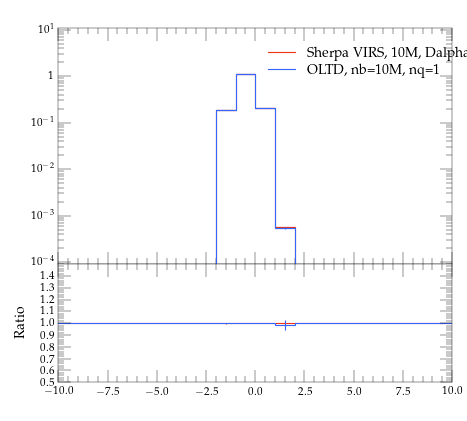

Write the Python code that produced this figure.
#! /usr/bin/env python

# This Python script was auto-generated using YODA v2.0.0.
# Analysis object: /evtb/cutEg_t_y
# Timestamp: 16-04-2024 (10:05:22)

import matplotlib as mpl
import matplotlib.pyplot as plt
mpl.use('Agg') # comment out for interactive use
import os
import numpy as np

plotDir = os.path.split(os.path.realpath(__file__))[0]
if 'YODA_USER_PLOT_PATH' in globals():
    plot_outdir = globals()['YODA_USER_PLOT_PATH']
else:
    plot_outdir = plotDir

#plot style
plt.style.use(os.path.join(plotDir, '../default.mplstyle'))
# plot metadata
figW, figH = plt.rcParams['figure.figsize']
ax_xLabel = r''
ax_yLabel = r''
ax_title  = r''
ax_xScale = 'linear'
ax_yScale = 'log'
xLims = (-10.0, 10.0)
yLims = (9e-05, 11.0)

# TeX-friendly labels for the legend
labels = [ r"Sherpa VIRS, 10M, Dalpha=0.01", r"OLTD, nb=10M, nq=1" ]

# Create figure and axis objects
fig, (ax, ratio0_ax) = plt.subplots(2, 1, sharex=True,
                  figsize=(figW,figH), gridspec_kw={'height_ratios': (2, 1)})
ratio0_ax.yaxis.set_major_locator(mpl.ticker.MultipleLocator(0.1))
ratio0_ax.set_ylim(0.5, 1.4999)
ratio0_ax.set_ylabel('Ratio')

# LineColor map: curve index -> color
linecolors = {0: '#EE3311', 1: '#3366FF'}
# the numerical data is stored in a separate file
dataf = dict()
prefix = os.path.split(__file__)[0]
if prefix:    prefix = prefix + '/'
exec(open(prefix+'cutEg_t_y__data.py').read(), dataf)


legend_handles = [] # keep track of handles for the legend

# style options for curves
# starts at zorder>=5 to draw curve on top of legend
styles = {
  'curve0': {
    'color' : linecolors[0],
    'linestyle' : '-',
    'marker' : 'o',
    'zorder' : 5,
    'histstyle' : True,
  },
  'curve1': {
    'color' : linecolors[1],
    'linestyle' : '-',
    'marker' : 'o',
    'zorder' : 6,
    'histstyle' : True,
  },
}
# curve from input yoda files in main panel
for label in dataf['yvals'].keys():
    if all(np.isnan(v) for v in dataf['yvals'][label]):
        continue
    tmp = None
    if styles[label]['histstyle']: # draw as histogram
        tmp, = ax.plot(dataf['xedges'], dataf['yedges'][label],
                       color=styles[label]['color'],
                       linestyle=styles[label]['linestyle'],
                       drawstyle='steps-pre', solid_joinstyle='miter',
                       zorder=styles[label]['zorder'], label=label)
        ax.errorbar(dataf['xpoints'], dataf['yvals'][label], color=styles[label]['color'],
                    xerr=dataf['xerrs'], yerr=[dataf['ydowns'][label], dataf['yups'][label]],
                    linestyle='none', zorder=styles[label]['zorder'])
    else: # draw as scatter
        tmp = ax.errorbar(dataf['xpoints'], dataf['yvals'][label],
                          xerr=dataf['xerrs'],
                          yerr=[ dataf['ydowns'][label],
                          dataf['yups'][label] ],
                          fmt=styles[label]['marker'],
                          ecolor=styles[label]['color'],
                          color=styles[label]['color'], zorder=2)
        tmp[-1][0].set_linestyle(styles[label]['linestyle'])
    legend_handles += [tmp]
    for varLabel in dataf['variation_yvals'].keys():
        if varLabel.startswith(label):
            tmp, = ax.plot(dataf['xedges'], dataf['variation_yvals'][varLabel],
                           color=styles[label]['color'],
                           linestyle=styles[label]['linestyle'],
                           drawstyle='steps-pre', solid_joinstyle='miter',
                           zorder=styles[label]['zorder'], alpha=0.5)


# plots on ratio panel
# curve from input yoda files in ratio panel
for label, yvals in dataf['ratio0_yvals'].items():
    if all(np.isnan(v) for v in yvals):
        continue
    if styles[label]['histstyle']: # plot as histogram
        ratio0_ax.plot(dataf['xedges'], yvals,
                       color=styles[label]['color'],
                       linestyle=styles[label]['linestyle'],
                       drawstyle='steps-pre', zorder=1,
                       solid_joinstyle='miter')
        ratio0_ax.vlines(dataf['xpoints'],
                         dataf['ratio0_ymin'][label],
                         dataf['ratio0_ymax'][label],
                         color=styles[label]['color'], zorder=1)
    else: # plot as scatter
        tmp = ratio0_ax.errorbar(dataf['xpoints'],
                                 yvals, xerr=dataf['xerrs'],
                                 yerr=dataf['ratio0_yerrs'][label],
                                 fmt=styles[label]['marker'],
                                 ecolor=styles[label]['color'],
                                 color=styles[label]['color'])
        tmp[-1][0].set_linestyle(styles[label]['linestyle'])

    for varlabel in dataf['ratio0_variation_vals'].keys():
        if varlabel.startswith(label):
            ratio0_ax.plot(dataf['xedges'],
                            dataf['ratio0_variation_vals'][varlabel],
                            color=styles[label]['color'],
                            linestyle=styles[label]['linestyle'],
                            drawstyle='steps-pre', solid_joinstyle='miter',
                            zorder=1, alpha=0.5)

legend_pos = (0.5, 0.97)
ax.legend(legend_handles, labels, loc='upper left', bbox_to_anchor=legend_pos)

# set plot metadata as defined above
ratio0_ax.set_xlabel(ax_xLabel)
ratio0_ax.xaxis.set_label_coords(1., -.15)
ax.set_ylabel(ax_yLabel, loc='top')
ax.set_title(ax_title, loc='left')
ax.set_xscale(ax_xScale)
ax.set_yscale(ax_yScale)
ax.set_xlim(xLims)
ax.set_ylim(yLims)

# tick formatting
plt.rcParams['xtick.top'] = True
plt.rcParams['ytick.right'] = True
ax.yaxis.set_major_locator(mpl.ticker.LogLocator(base=10.0, numticks=np.inf))
ax.yaxis.set_minor_locator(mpl.ticker.LogLocator(
                           base=10.0, subs=np.arange(0.1, 1, 0.1), numticks=np.inf))
fig.align_ylabels((ax, ratio0_ax))
plt.savefig(os.path.join(plot_outdir, 'cutEg_t_y.pdf'), format='PDF')
plt.savefig(os.path.join(plot_outdir, 'cutEg_t_y.png'), format='PNG')

plt.close(fig)
